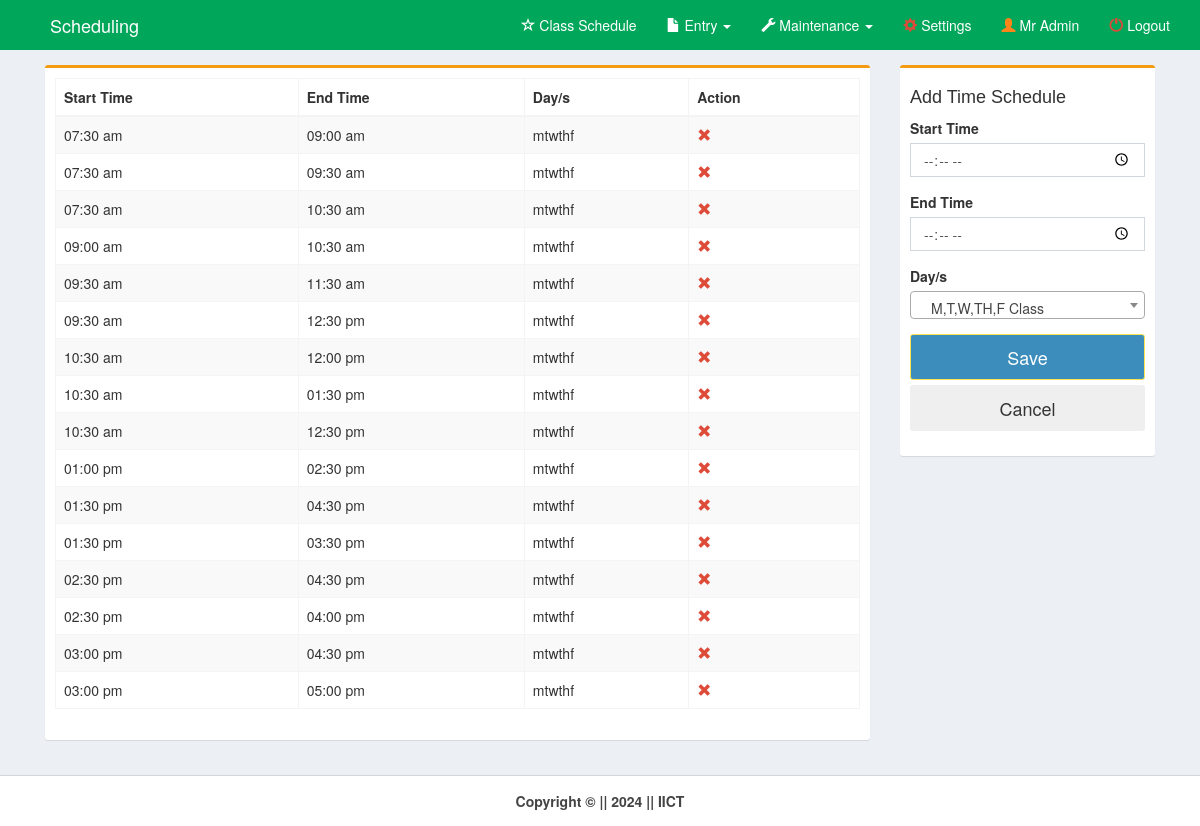
The app's page /pages/time.php (signed in) with its own data.
### tables this page shows
CREATE TABLE `time` (
  `time_id` int(11) NOT NULL,
  `time_start` time NOT NULL,
  `time_end` time NOT NULL,
  `days` varchar(15) NOT NULL
);

### pages/time.php (the view, shortened to what this page needs)
<!DOCTYPE html>
<html>
<head>
    <link rel="stylesheet" href="../bootstrap/css/bootstrap.min.css">
    <link rel="stylesheet" href="../plugins/datatables/dataTables.bootstrap.css">
    <link rel="stylesheet" href="../dist/css/AdminLTE.min.css">
    <link rel="stylesheet" href="../plugins/select2/select2.min.css">
    <link rel="stylesheet" href="../dist/css/skins/_all-skins.min.css">
</head>
<body class="hold-transition skin-green layout-top-nav" onload="myFunction()">
    <div class="wrapper">
        <div class="content-wrapper">
            <div class="container">
                <section class="content">
                    <div class="row">
                        <div class="col-md-9">
                            <div class="box box-warning">
                                <div class="box-body">
                                    <div class="row">
                                        <div class="col-md-12">
                                            <table class="table table-bordered table-striped"
                                                style="margin-right:-10px">
                                                <thead>
                                                    <tr>
                                                        <th>Start Time</th>
                                                        <th>End Time</th>
                                                        <th>Day/s</th>
                                                        <th>Action</th>
                                                    </tr>
                                                </thead>
                                                <?php
        include('../dist/includes/dbcon.php');
        $query=mysqli_query($con,"select * from time order by days,time_start")or die(mysqli_error($con));
          while($row=mysqli_fetch_array($query)){
            $id=$row['time_id'];
            $start=date("h:i a",strtotime($row['time_start']));
            $end=date("h:i a",strtotime($row['time_end']));
            $day=$row['days'];
    ?>
                                                <tr>
                                                    <td><?php echo $start;?></td>
                                                    <td><?php echo $end;?></td>
                                                    <td><?php echo $day;?></td>
                                                    <td>
                                                        <a id="removeme"
                                                            onclick="return confirm('Are you sure you want to delete this record?');"
                                                            href="time_del.php?id=<?php echo $id;?>">
                                                            <i class="glyphicon glyphicon-remove text-red"></i></a>
                                                    </td>
                                                </tr>
                                                <?php }?>
                                            </table>
                                        </div>
                                        <div class="col-md-6">
                                        </div>
                                    </div>
                                </div>
                            </div>
                        </div>
                        <div class="col-md-3">
                            <div class="box box-warning">
                                <div class="box-body">
                                    <div id="form">
                                        <div class="row">
                                            <form method="post" action="time_save.php">
                                                <div class="col-md-12">
                                                    <h4>Add Time Schedule</h4>
                                                    <div class="form-group">
                                                        <label for="date">Start Time</label><br>
                                                        <input type="time" class="form-control" name="start"
                                                            placeholder="Start Time" required>
                                                    </div>
                                                    <div class="form-group">
                                                        <label for="date">End Time</label><br>
                                                        <input type="time" class="form-control" name="end"
                                                            placeholder="End Time" required>
                                                    </div>
                                                    <div class="form-group">
                                                        <label for="date">Day/s</label><br>
                                                    </div>
                                                </div>
                                        </div>
                                        <div class="form-group">
                                            <button class="btn btn-lg btn-block btn-primary" id="daterange-btn"
                                                name="save" type="submit">
                                                Save
                                            </button>
                                            <button class="btn btn-lg btn-block" id="daterange-btn" type="reset">
                                                Cancel
                                            </button>
                                        </div>
                                    </div>
                                </div>
                            </div>
                        </div>
                    </div>
                </section>
            </div>
        </div>
        <?php include('../dist/includes/footer.php');?>
    </div>
</body>
</html>

### records on screen
time: time_start "07:30 am", time_end "09:00 am", days "mtwthf"
time: time_start "07:30 am", time_end "09:30 am", days "mtwthf"
time: time_start "07:30 am", time_end "10:30 am", days "mtwthf"
time: time_start "09:00 am", time_end "10:30 am", days "mtwthf"
time: time_start "09:30 am", time_end "11:30 am", days "mtwthf"
time: time_start "09:30 am", time_end "12:30 pm", days "mtwthf"
time: time_start "10:30 am", time_end "12:00 pm", days "mtwthf"
time: time_start "10:30 am", time_end "01:30 pm", days "mtwthf"
time: time_start "10:30 am", time_end "12:30 pm", days "mtwthf"
time: time_start "01:00 pm", time_end "02:30 pm", days "mtwthf"
time: time_start "01:30 pm", time_end "04:30 pm", days "mtwthf"
time: time_start "01:30 pm", time_end "03:30 pm", days "mtwthf"
time: time_start "02:30 pm", time_end "04:30 pm", days "mtwthf"
time: time_start "02:30 pm", time_end "04:00 pm", days "mtwthf"
time: time_start "03:00 pm", time_end "04:30 pm", days "mtwthf"
time: time_start "03:00 pm", time_end "05:00 pm", days "mtwthf"

### other values on screen
$_SESSION['name'] "Mr Admin"
